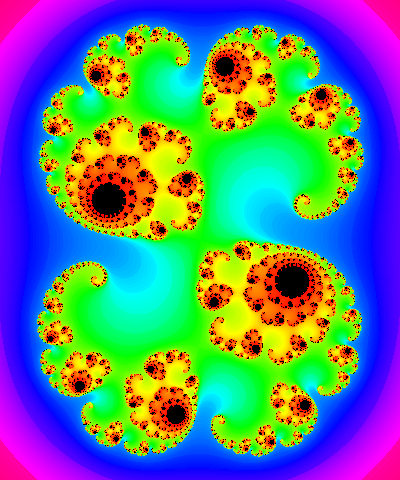

Write Python code to recreate this figure.
# https://www.codingame.com/playgrounds/2358/how-to-plot-the-mandelbrot-set/bonus-julia-sets
from PIL import Image, ImageDraw
from julia import julia, MAX_ITER
from collections import defaultdict
from math import floor, ceil


def linear_interpolation(color1, color2, t):
    return color1 * (1 - t) + color2 * t


# Image size (pixels)
WIDTH = 400
HEIGHT = 480

# Plot window
RE_START = -1
RE_END = 1
IM_START = -1.2
IM_END = 1.2

# c constant used to compute the julia set
c = complex(0.285, 0.01)
# Other interesting values:
# c = complex(-0.7269, 0.1889)
# c = complex(-0.8, 0.156)
# c = complex(-0.4, 0.6)

histogram = defaultdict(lambda: 0)
values = {}
for x in range(0, WIDTH):
    for y in range(0, HEIGHT):
        # Convert pixel coordinate to complex number
        z0 = complex(RE_START + (x / WIDTH) * (RE_END - RE_START),
                     IM_START + (y / HEIGHT) * (IM_END - IM_START))
        # Compute the number of iterations
        m = julia(c, z0)

        values[(x, y)] = m
        if m < MAX_ITER:
            histogram[floor(m)] += 1


total = sum(histogram.values())
hues = []
h = 0
for i in range(MAX_ITER):
    h += histogram[i] / total
    hues.append(h)
hues.append(h)

im = Image.new('HSV', (WIDTH, HEIGHT), (0, 0, 0))
draw = ImageDraw.Draw(im)

for x in range(0, WIDTH):
    for y in range(0, HEIGHT):
        m = values[(x, y)]
        # The color depends on the number of iterations
        hue = 255 - \
            int(255 * linear_interpolation(hues[floor(m)],
                                           hues[ceil(m)],
                                           m % 1))
        saturation = 255
        value = 255 if m < MAX_ITER else 0
        # Plot the point
        draw.point([x, y], (hue, saturation, value))

im.convert('RGB').save('julia_plot.png', 'PNG')
